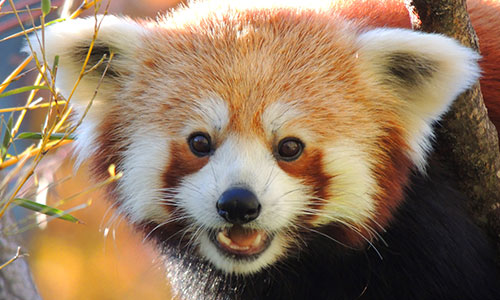
#> input picture GeometricTransformation/red_panda.jpg, 500 x 300 px, found by its file name
$ python GeometricTransform.py
#> lines starting #> are read from the running program, lines starting #| are printed output that depends on the picture
import cv2
import numpy as np
from matplotlib import pyplot as plt
import math
img = cv2.imread('GeometricTransformation/red_panda.jpg')
#> img is the input picture: shape (300, 500, 3); mean B, G, R 96.8, 121.6, 146.7

def translate(image, tx, ty):
#> called with tx = 100, ty = 50
  img_t = np.zeros_like(image)
  img_t[:-ty,:-tx] = img[ty:,tx:]
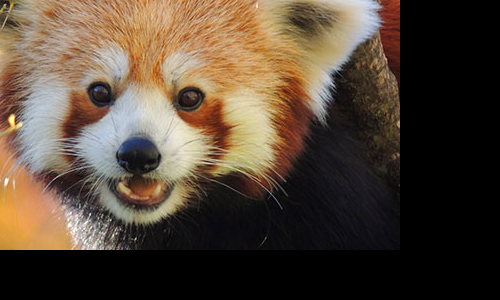
#> img_t: shape (300, 500, 3); mean B, G, R 55.4, 69.8, 84.4

  return img_t

def scale(image, sw, sh):
#> called with sw = 2, sh = 2
  if(sw<0 or sw<0):
    raise Exception("Sorry, no numbers below zero")

  img_s = np.zeros_like(image)
  img_s = img[::sw,::sh]
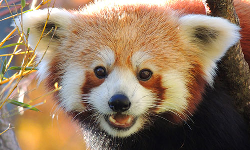
#> img_s: shape (150, 250, 3); mean B, G, R 97, 121.9, 146.9

  return img_s

def rotation(image, degree):
#> called with degree = 45
  img_r = np.zeros_like(image)
  rads = math.radians(degree)

  original_width, original_height, channel = image.shape
#> original_width = 300; original_height = 500; channel = 3

  midx,midy = (original_width//2, original_height//2)
#> midx = 150; midy = 250

  for i in range(original_width):
    for j in range(original_height):
      x= (i-midx)*math.cos(rads)+(j-midy)*math.sin(rads)
      y= -(i-midx)*math.sin(rads)+(j-midy)*math.cos(rads)

      x=round(x)+midx
      y=round(y)+midy

      if (x>=0 and y>=0 and x<image.shape[0] and  y<image.shape[1]):
        img_r[i,j,:] = image[x,y,:]
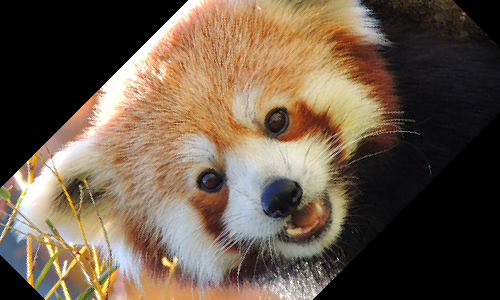
#> img_r: shape (300, 500, 3); mean B, G, R 72.3, 88.9, 105.5

  return img_r

def scale2(image, sw, sh):
  if(sw<0 or sw<0):
    raise Exception("Sorry, no numbers below zero")

  original_width, original_height, channel = image.shape
  img_t = np.zeros_like(image)

  for i in range(original_width - 1):
    for j in range(original_height - 1):
      x = (1 + int(i / sw))/original_width
      y = (1 + int(j / sh))/original_height

      img_t[i + 1, j + 1] = img[int(i / sw), int(j / sh)]

  return img_t


trans_img = translate(img, 100, 50)
scale_img = scale(img, 2, 2)
rot_img = rotation(img, 45)

cv2.imshow('img1 translate', trans_img)
cv2.imshow('img2 scale', scale_img)
cv2.imshow('img3 rotation', rot_img)

cv2.imshow('img4 rotation + scale', rotation(scale_img, 45))
#> call 2 of rotation, with degree = 45
#> after the loop in rotation (call 2), `for i in range(original_width):`:
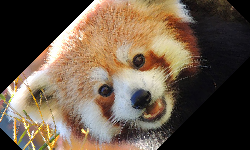
#> img_r: shape (150, 250, 3); mean B, G, R 72.5, 89.1, 105.7


cv2.waitKey(0)

# print(translate(img, 2, 1))
